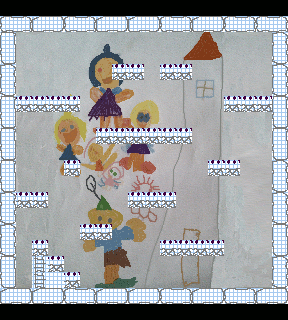

A 2D game scene composited from a Tiled map and its tileset images. What follows is a short description and the map's XML, with each tile layer's data collapsed to a summary:
An orthogonal 18x20 tile map with 16x16 px tiles, 3 tile layers (Colision fuerte, Colision halfplatform, Capa de patrones 2), 1 hidden layer not drawn, 1 image layer and 41 objects (26x Coin, 6x Cup, 4x FireworkLauncher, 4x Pigeon, Player).

<map version="1.0" orientation="orthogonal" width="18" height="20" tilewidth="16" tileheight="16">
 <tileset firstgid="1" name="youonlygetone!" tilewidth="16" tileheight="16">
  <image source="../spritesheets/nowhere.png" width="312" height="224" />
 </tileset>
 <imagelayer name="Capa de Imagen 1" width="18" height="20">
  <image source="../images/nowhere.png" />
 </imagelayer>
 <layer name="papel" width="18" height="20" visible="0">
  <data>[360 cells, 256 non-empty, 1 distinct tile ids]</data>
 </layer>
 <layer name="Colision fuerte" width="18" height="20">
  <properties>
   <property name="Collision" value="Platform" />
  </properties>
  <data>[360 cells, 68 non-empty, 8 distinct tile ids]</data>
 </layer>
 <layer name="Colision halfplatform" width="18" height="20">
  <properties>
   <property name="Collision" value="HalfPlatform" />
  </properties>
  <data>[360 cells, 34 non-empty, 1 distinct tile ids]</data>
 </layer>
 <objectgroup name="Capa de Objetos 1" width="18" height="20">
  <object type="FireworkLauncher" gid="214" x="208" y="144" />
  <object type="FireworkLauncher" gid="214" x="16" y="176" />
  <object type="FireworkLauncher" gid="214" x="240" y="80" />
  <object type="FireworkLauncher" gid="214" x="32" y="80" />
  <object type="Player" gid="1" x="256" y="256">
   <properties>
    <property name="Camera" value="Fixed" />
    <property name="FromLocation" value="inicial" />
   </properties>
  </object>
  <object type="Cup" gid="96" x="115" y="103" />
  <object type="Coin" gid="251" x="208" y="208" />
  <object type="Coin" gid="251" x="240" y="64" />
  <object type="Coin" gid="251" x="112" y="256" />
  <object type="Coin" gid="251" x="112" y="96" />
  <object type="Coin" gid="251" x="16" y="48" />
  <object type="Coin" gid="251" x="144" y="176" />
  <object type="Coin" gid="251" x="224" y="48" />
  <object type="Coin" gid="251" x="192" y="192" />
  <object type="Coin" gid="251" x="176" y="208" />
  <object type="Coin" gid="251" x="160" y="160" />
  <object type="Coin" gid="251" x="256" y="48" />
  <object type="Coin" gid="251" x="128" y="272" />
  <object type="Coin" gid="251" x="32" y="32" />
  <object type="Coin" gid="251" x="48" y="48" />
  <object type="Coin" gid="251" x="96" y="80" />
  <object type="Coin" gid="251" x="80" y="96" />
  <object type="Coin" gid="251" x="240" y="32" />
  <object type="Coin" gid="251" x="144" y="256" />
  <object type="Cup" gid="96" x="96" y="256" />
  <object type="Pigeon" gid="172" x="32" y="151" />
  <object type="Pigeon" gid="172" x="240" y="208" />
  <object type="Pigeon" gid="172" x="128" y="128" />
  <object type="Cup" gid="96" x="48" y="80" />
  <object type="Coin" gid="251" x="144" y="144" />
  <object type="Coin" gid="251" x="128" y="160" />
  <object type="Cup" gid="96" x="176" y="224" />
  <object type="Coin" gid="251" x="128" y="240" />
  <object type="Coin" gid="251" x="192" y="224" />
  <object type="Coin" gid="251" x="96" y="112" />
  <object type="Coin" gid="251" x="32" y="64" />
  <object type="Coin" gid="251" x="32" y="272" />
  <object type="Coin" gid="251" x="32" y="256" />
  <object type="Cup" gid="96" x="128" y="176" />
  <object type="Cup" gid="96" x="176" y="105" />
  <object type="Pigeon" gid="172" x="98" y="213" />
 </objectgroup>
 <layer name="Capa de patrones 2" width="18" height="20">
  <data>[360 cells, 6 non-empty, 3 distinct tile ids]</data>
 </layer>
</map>
